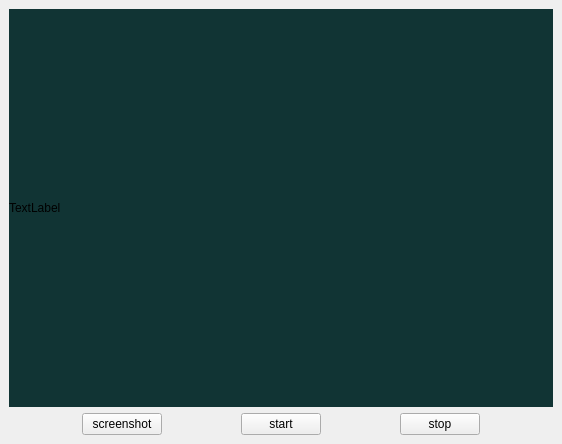
<?xml version="1.0" encoding="UTF-8"?>
<ui version="4.0">
 <class>VIDEO2LABEL</class>
 <widget class="QMainWindow" name="VIDEO2LABEL">
  <property name="geometry">
   <rect>
    <x>0</x>
    <y>0</y>
    <width>562</width>
    <height>444</height>
   </rect>
  </property>
  <property name="windowTitle">
   <string>MainWindow</string>
  </property>
  <widget class="QWidget" name="centralwidget">
   <layout class="QGridLayout" name="gridLayout">
    <item row="0" column="0">
     <layout class="QVBoxLayout" name="verticalLayout" stretch="9,1">
      <item>
       <widget class="QLabel" name="labelDisplay">
        <property name="styleSheet">
         <string notr="true">background-color: rgb(17, 52, 52);</string>
        </property>
        <property name="text">
         <string>TextLabel</string>
        </property>
       </widget>
      </item>
      <item>
       <layout class="QHBoxLayout" name="horizontalLayout">
        <item>
         <spacer name="horizontalSpacer">
          <property name="orientation">
           <enum>Qt::Horizontal</enum>
          </property>
          <property name="sizeHint" stdset="0">
           <size>
            <width>40</width>
            <height>20</height>
           </size>
          </property>
         </spacer>
        </item>
        <item>
         <widget class="QPushButton" name="btnShot">
          <property name="text">
           <string>screenshot</string>
          </property>
         </widget>
        </item>
        <item>
         <spacer name="horizontalSpacer_2">
          <property name="orientation">
           <enum>Qt::Horizontal</enum>
          </property>
          <property name="sizeHint" stdset="0">
           <size>
            <width>40</width>
            <height>20</height>
           </size>
          </property>
         </spacer>
        </item>
        <item>
         <widget class="QPushButton" name="btnStart">
          <property name="text">
           <string>start</string>
          </property>
         </widget>
        </item>
        <item>
         <spacer name="horizontalSpacer_4">
          <property name="orientation">
           <enum>Qt::Horizontal</enum>
          </property>
          <property name="sizeHint" stdset="0">
           <size>
            <width>40</width>
            <height>20</height>
           </size>
          </property>
         </spacer>
        </item>
        <item>
         <widget class="QPushButton" name="btnStop">
          <property name="text">
           <string>stop</string>
          </property>
         </widget>
        </item>
        <item>
         <spacer name="horizontalSpacer_3">
          <property name="orientation">
           <enum>Qt::Horizontal</enum>
          </property>
          <property name="sizeHint" stdset="0">
           <size>
            <width>40</width>
            <height>20</height>
           </size>
          </property>
         </spacer>
        </item>
       </layout>
      </item>
     </layout>
    </item>
   </layout>
  </widget>
 </widget>
 <resources/>
 <connections/>
</ui>
